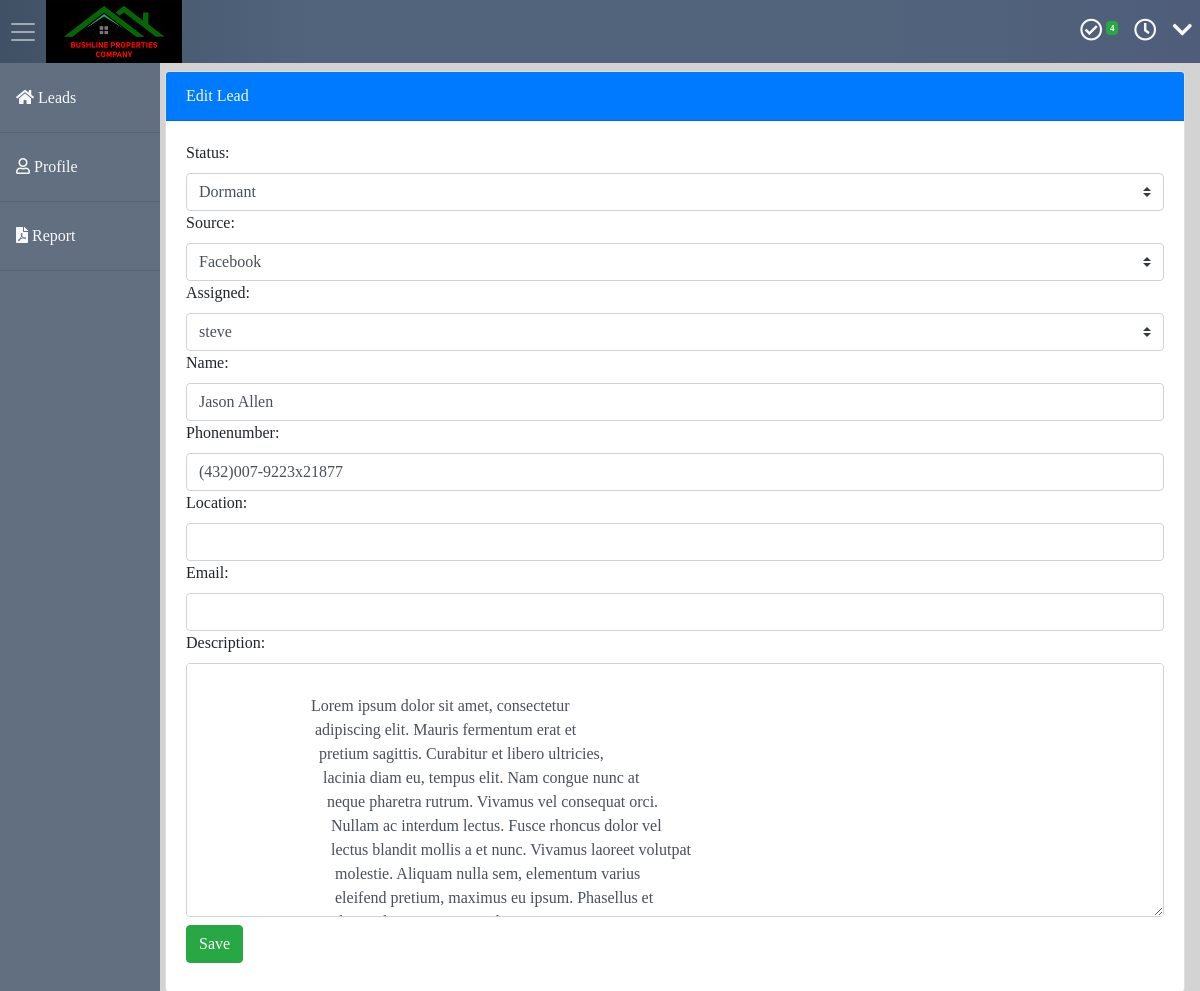
The page /333/edit/ (signed in) on the database as committed earlier.
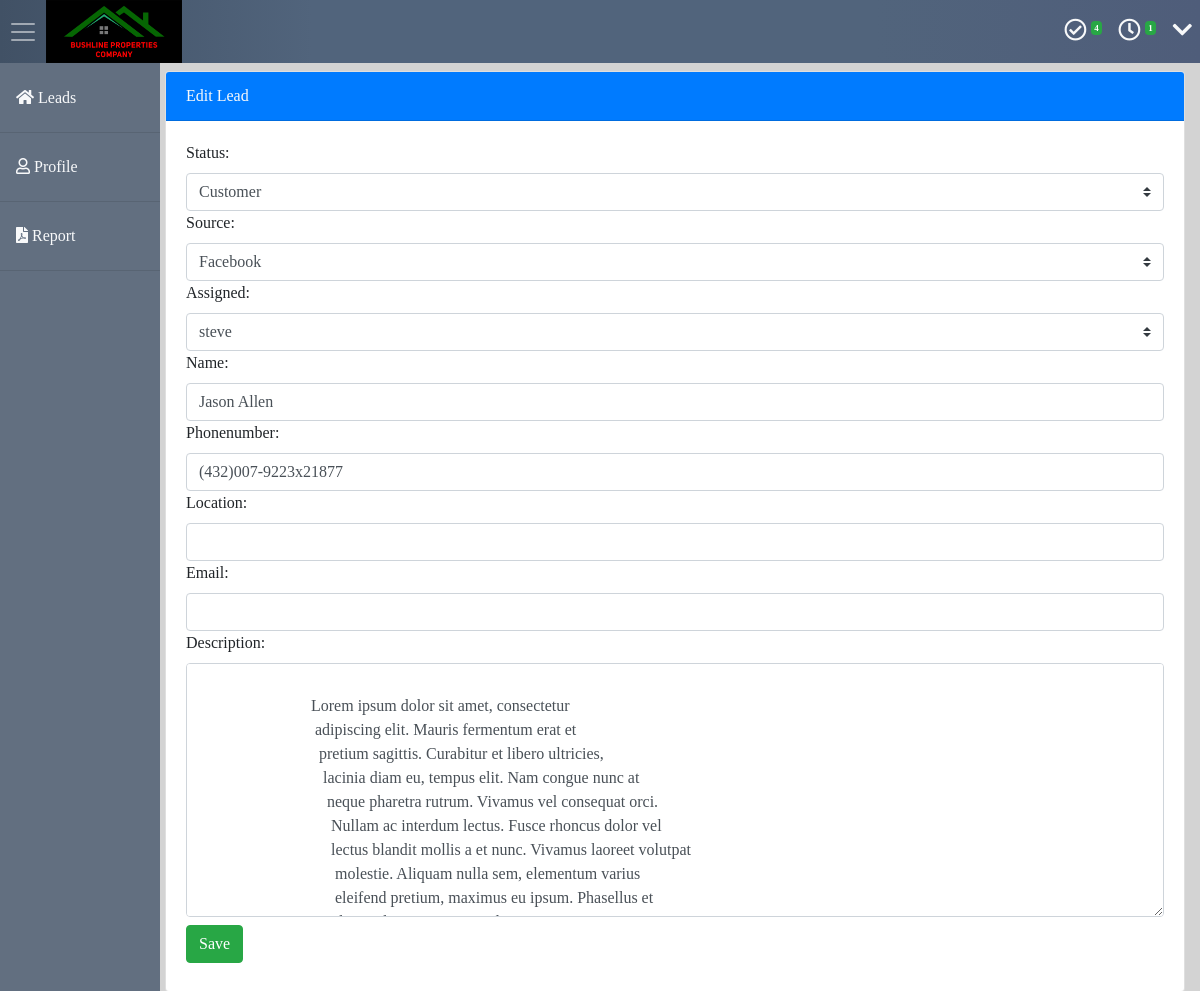
The same page on the database as committed later.
### lead/models.py (models this page shows, shortened)
class Lead(models.Model):
    status = models.ForeignKey(Status, on_delete=models.CASCADE)
    source = models.ForeignKey(Source, on_delete=models.CASCADE)
    assigned = models.ForeignKey(User, on_delete=models.CASCADE)
    name = models.CharField(max_length=100)
    location = models.CharField(max_length=100, blank=True, null=True)
    phonenumber = models.CharField(max_length=100)
    email = models.EmailField(blank=True, null=True)
    description = models.TextField(blank=True, null=True)
    trash = models.BooleanField(default=False)
    active = models.BooleanField(default=True)

### lead/views.py (the view)
# urls.py: path('<int:pk>/edit/', views.LeadUpdateView.as_view(), name='lead_edit'),
class LeadUpdateView(LoginRequiredMixin, UpdateView):
    login_url = '/login/'
    redirect_field_name = 'lead/lead_detail.html'
    template_name = 'lead/form.html'
    form_class = LeadForm
    model = Lead
    def get_context_data(self, **kwargs):
        context = super().get_context_data(**kwargs)
        if self.request.user.is_authenticated:
            context['task_count'] = Task.objects.filter(lead=self.object, trash=False).all()
            context['lead_update'] = True
            context['reminders'] = Reminder.objects.filter(
                task__completed=False,
                dueDate__gte=timezone.now().today(),  # make sure that the dueDate has not expired
                task__author=self.request.user,  # the user is the one is the owner
                trash=False  # the reminder is not in the trash
            ).all()
        return context
    def get_queryset(self):
        return Lead.objects.filter(trash=False).order_by('-pk')

### lead/forms.py
class LeadForm(forms.ModelForm):
    class Meta:
        model = Lead
        fields = ('status', 'source', 'assigned', 'name', 'phonenumber', 'location', 'email', 'description',)
        widgets = {
            'status': forms.Select(attrs={'class': 'custom-select', 'required': 'required'}),
            'source': forms.Select(attrs={'class': 'custom-select', 'required': 'required'}),
            'assigned': forms.Select(attrs={'class': 'custom-select', 'required': 'required'}),
            'name': forms.TextInput(attrs={'class': 'form-control', 'required': 'required'}),
            'phonenumber': forms.TextInput(attrs={'class': 'form-control', 'required': 'required'}),
            'location': forms.TextInput(attrs={'class': 'form-control', 'required': 'required'}),
            'email': forms.EmailInput(attrs={'class': 'form-control', 'required': 'required'}),
            'description': forms.Textarea(attrs={'class': 'form-control', 'required': 'required'}),
        }

### lead/models.py (called while the page is built)
    def __str__(self):
        return str(self.name)

    def __str__(self):
        return str(self.name)

### lead/templates/lead/form.html (shortened to what this page needs)
{% extends "lead/base.html" %}
    {% block content %}
    <div class="container">
      <div class="row">
        <div class="col-12">
          {% if task_update %}
          {% include "lead/task_form.html" %}
          {% elif reminder_update %}
          {% include 'lead/reminder_form2.html' %}
          {% else %}
          {% include "lead/lead_form.html" %}
          {% endif %}
        </div>
      </div>
    </div>
    {% endblock content %}

### lead/templates/lead/lead_form.html
<div class="card mt-2">
  <div class="card-header text-light bg-primary">
    {% if create %} Add new Lead {% else %} Edit Lead {% endif %}
  </div>
  <div class="card-body">
    <form method="post">
      {% csrf_token %} {{form}}
      <button type="submit" class="btn btn-success my-2">Save</button>
    </form>
  </div>
</div>

Rows that differ between the two databases and show on the page:
changed Lead "Facebook": status "Dormant" → "Customer"
Other text that changed with them:
{{ reminders|length }}: (not shown) → "1"
